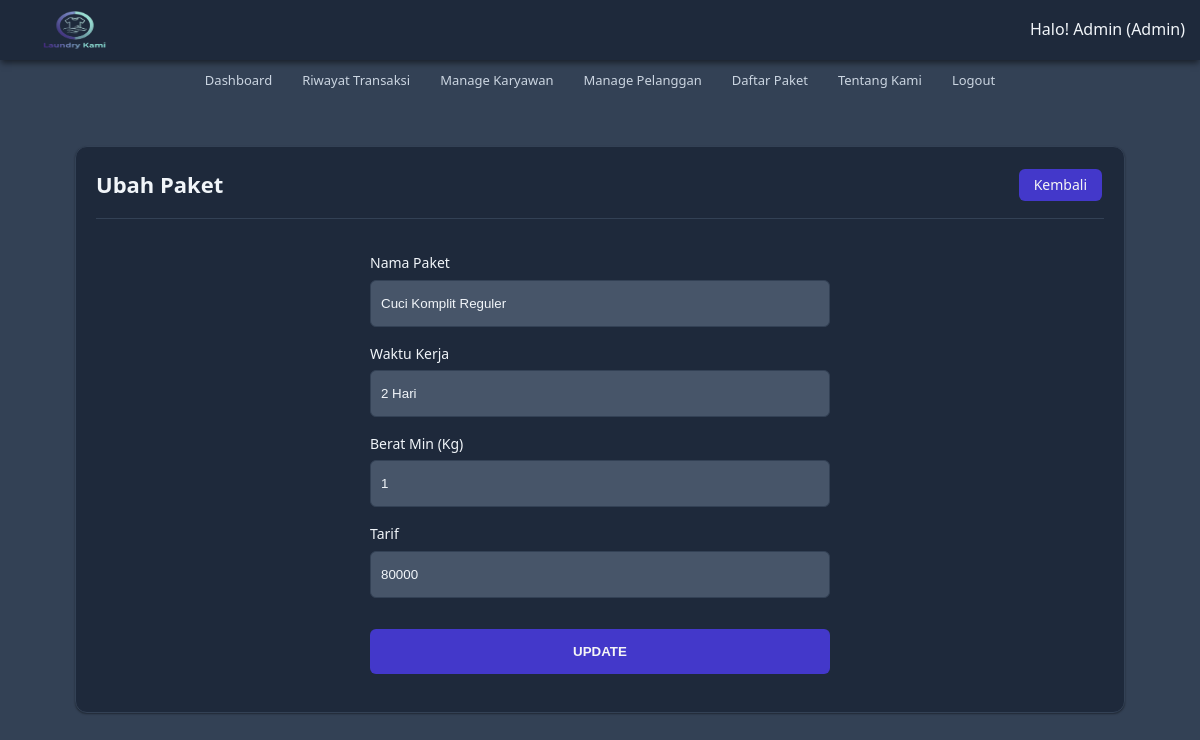
Page /paket/pkt_ck/edit.php?id_ck=1 (signed in) on the committed database.
### tables this page shows
CREATE TABLE `tb_cuci_komplit` (
  `id_ck` int(11) NOT NULL AUTO_INCREMENT,
  `nama_paket_ck` varchar(100) NOT NULL,
  `waktu_kerja_ck` varchar(20) NOT NULL,
  `kuantitas_ck` int(11) NOT NULL,
  `tarif_ck` int(11) NOT NULL,
  PRIMARY KEY (`id_ck`)
);

### src/_functions.php (called while the page is built, shortened)
<?php
$host = "db";
$user = "user_db";
$pass = "password_db";
$db = "laundry_app";
$koneksi = mysqli_connect($host, $user, $pass, $db);
function url($path = '')
{
    $protocol = (!empty($_SERVER['HTTPS']) && $_SERVER['HTTPS'] !== 'off') ? "https" : "http";
    $host = $_SERVER['HTTP_HOST'];
    $base_url = $protocol . '://' . $host . '/';
    return $base_url . ltrim($path, '/');
}
function query($query)
{
    global $koneksi;
    $result = mysqli_query($koneksi, $query);
    $rows = [];
    while ($row = mysqli_fetch_assoc($result)) {
        $rows[] = $row;
    }
    return $rows;
}

### src/paket/pkt_ck/edit.php (the view, shortened to what this page needs)
<?php
require_once('../../_header.php');
$id_ck = $_GET['id_ck'];
$data_ck = query("SELECT * FROM tb_cuci_komplit WHERE id_ck = '$id_ck'")[0];
?>
<div id="edit_ck" class="main-content">
   <div class="container">
      <div class="baris">
         <div class="col mt-2">
            <div class="card">
               <div class="card-title card-flex">
                  <div class="card-col">
                     <h2>Ubah Paket</h2>
                  </div>
                  <div class="card-col txt-right">
                     <a href="<?= url('paket/pkt_ck/pkt_ck.php') ?>" class="btn-xs bg-primary" style="color: whitesmoke;">Kembali</a>
                  </div>
               </div>
               <div class="card-body">
                  <form action="" method="post" class="form-input">
                     <div class="form-grup">
                        <label for="nama">Nama Paket</label>
                        <input type="text" name="nama_paket_ck" placeholder="Nama paket" value="<?= $data_ck['nama_paket_ck'] ?>" autocomplete="off" id="nama" required>
                     </div>
                     <div class="form-grup">
                        <label for="wk">Waktu Kerja</label>
                        <input type="text" name="waktu_kerja_ck" placeholder="Durasi Kerja" value="<?= $data_ck['waktu_kerja_ck'] ?>" autocomplete="off" id="wk" required>
                     </div>
                     <div class="form-grup">
                        <label for="berat">Berat Min (Kg)</label>
                        <input type="text" name="kuantitas_ck" placeholder="Berat per-Kg" value="<?= $data_ck['kuantitas_ck'] ?>" autocomplete="off" id="berat" required>
                     </div>
                     <div class="form-grup">
                        <label for="tarif">Tarif</label>
                        <input type="text" name="tarif_ck" placeholder="Harga Paket" value="<?= $data_ck['tarif_ck'] ?>" autocomplete="off" id="tarif" required>
                     </div>
                     <div class="form-grup ">
                        <button type="submit" class="mt-1" name="ubah" style="color: whitesmoke;">Update</button>
                     </div>
                  </form>
               </div>
            </div>
         </div>
      </div>
   </div>
</div>

### src/assets/css/style.css (style rules this page uses)
:root { --primary: #4338ca; --primary-light: #6366f1; --primary-dark: #312e81; --secondary: #64748b; --secondary-light: #94a3b8; --danger: #dc2626; --warning: #d97706; --success: #059669; --info: #0891b2; --bg-primary: #1e293b; --bg-secondary: #334155; --bg-tertiary: #475569; --bg-quaternary: #64748b; --text-primary: #f1f5f9; --text-secondary: #cbd5e1; --text-tertiary: #94a3b8; --text-quaternary: #64748b; --border: #334155; --border-light: #475569; --border-dark: #1e293b; --shadow-sm: 0 1px 2px 0 rgba(0, 0, 0, 0.4); --shadow-md: 0 4px 6px -1px rgba(0, 0, 0, 0.5); --shadow-lg: 0 10px 15px -3px rgba(0, 0, 0, 0.5); --shadow-xl: 0 20px 25px -5px rgba(0, 0, 0, 0.6); --radius: 12px; --radius-sm: 8px; --radius-xs: 6px; --transition: all 0.3s cubic-bezier(0.4, 0, 0.2, 1); --transition-fast: all 0.15s cubic-bezier(0.4, 0, 0.2, 1); }
* { margin: 0; padding: 0; box-sizing: border-box; transition: background-color 0.4s ease, color 0.4s ease, border-color 0.4s ease; }
html, body { width: 100%; max-width: 100%; position: relative; font-family: system-ui, -apple-system, BlinkMacSystemFont, "Segoe UI", Roboto, "Helvetica Neue", Arial, sans-serif; display: flex; flex-direction: column; background: var(--bg-secondary); color: var(--text-primary); line-height: 1.6; -webkit-font-smoothing: antialiased; -moz-osx-font-smoothing: grayscale; overflow-x: hidden; }
.txt-right { text-align: right; }
.mt-1 { margin-top: 15px }
.mt-2 { margin-top: 30px }
h2 { font-size: 22px; }
.main-content { display: flex; flex-direction: column; }
.container { display: flex; flex-direction: column; width: 1080px; max-width: 100%; margin: auto; padding: 0 15px; min-height: 20px; }
.baris { position: relative; margin: 0 -15px; display: flex; flex-direction: row; flex-wrap: wrap; }
.bg-primary { border: 2px solid var(--primary); color: var(--bg-primary); background: var(--primary); }
.col { flex: 1; }
.card { background: var(--bg-primary); margin: 15px; padding: 20px; border-radius: var(--radius); box-shadow: var(--shadow-sm); border: 1px solid var(--border); transition: var(--transition); }
.card-body { position: relative; }
.card-title { padding-bottom: 15px; margin-bottom: 15px; border-bottom: 1px solid var(--border); color: var(--text-primary); }
.card-flex { display: flex; flex-direction: row; align-items: center; justify-content: space-between; }
.card-col { flex: 1; }
.form-input { width: 480px; margin: auto; display: flex; flex-direction: column; padding: 10px; }
.form-grup { display: flex; flex-direction: column; position: relative; margin: 8px 0; }
.form-grup label { font-size: 14px; margin-bottom: 5px; color: var(--text-primary); font-weight: 500; }
.form-grup input { width: 100%; padding: 15px 10px; border-radius: var(--radius-xs); border: 1.5px solid var(--border); outline: none; background: var(--bg-tertiary); color: var(--text-primary); transition: var(--transition); }
.form-grup button { background: var(--primary); border: 0; color: var(--bg-primary); padding: 15px; border-radius: var(--radius-xs); text-transform: uppercase; cursor: pointer; font-weight: 600; transition: var(--transition); }
.btn-xs { font-size: 14px; display: inline-block; text-decoration: none; padding: 5px 15px; margin: 2px; border-radius: var(--radius-xs); cursor: pointer; border: 0; transition: var(--transition); font-weight: 500; }
.main-content { animation: fadeIn 0.8s ease-out; }

### rows in the picture
tb_cuci_komplit: nama_paket_ck "Cuci Komplit Reguler", waktu_kerja_ck "2 Hari", kuantitas_ck "1", tarif_ck "80000"

### other values in the picture
$user['nama'] "Admin"
$user['role'] "Admin"
